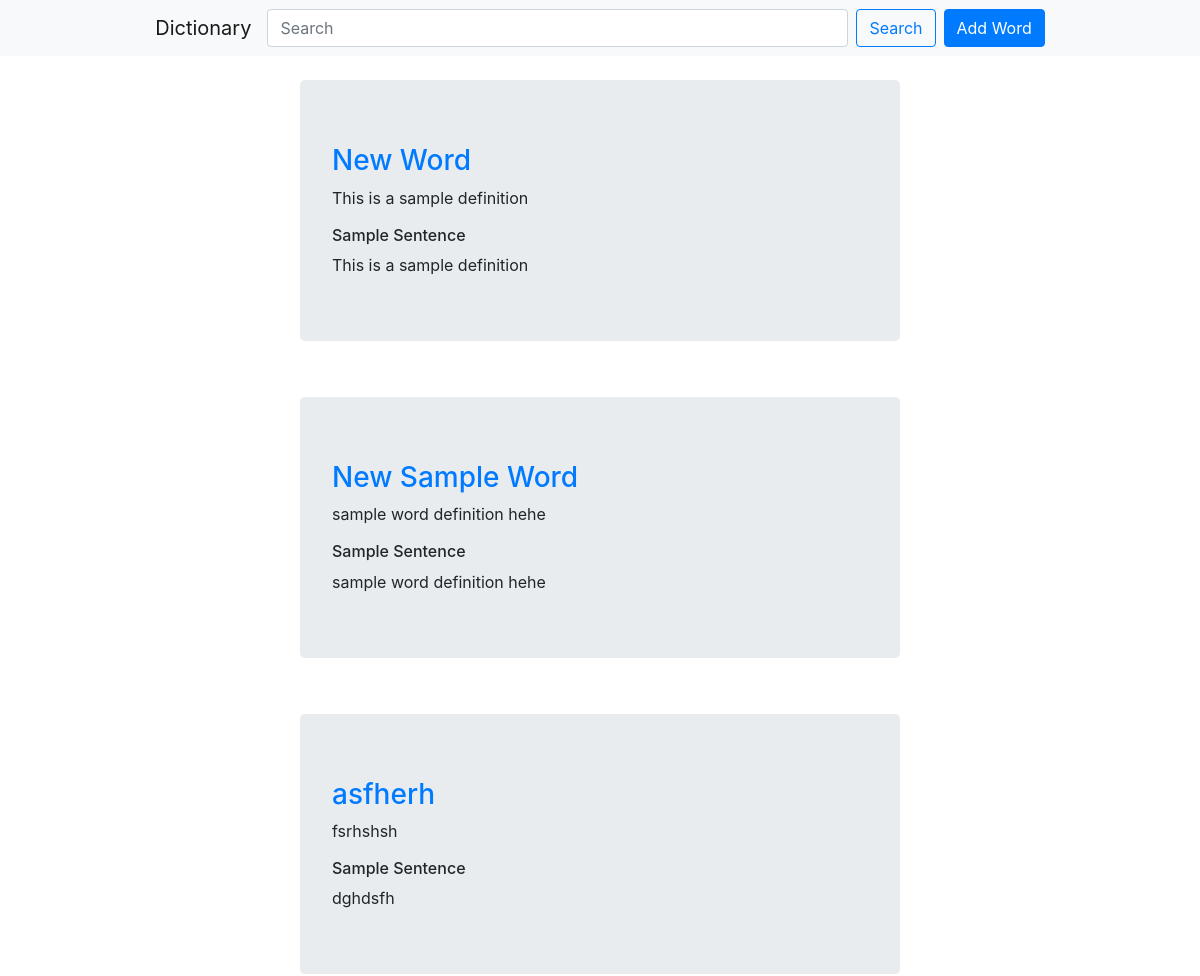
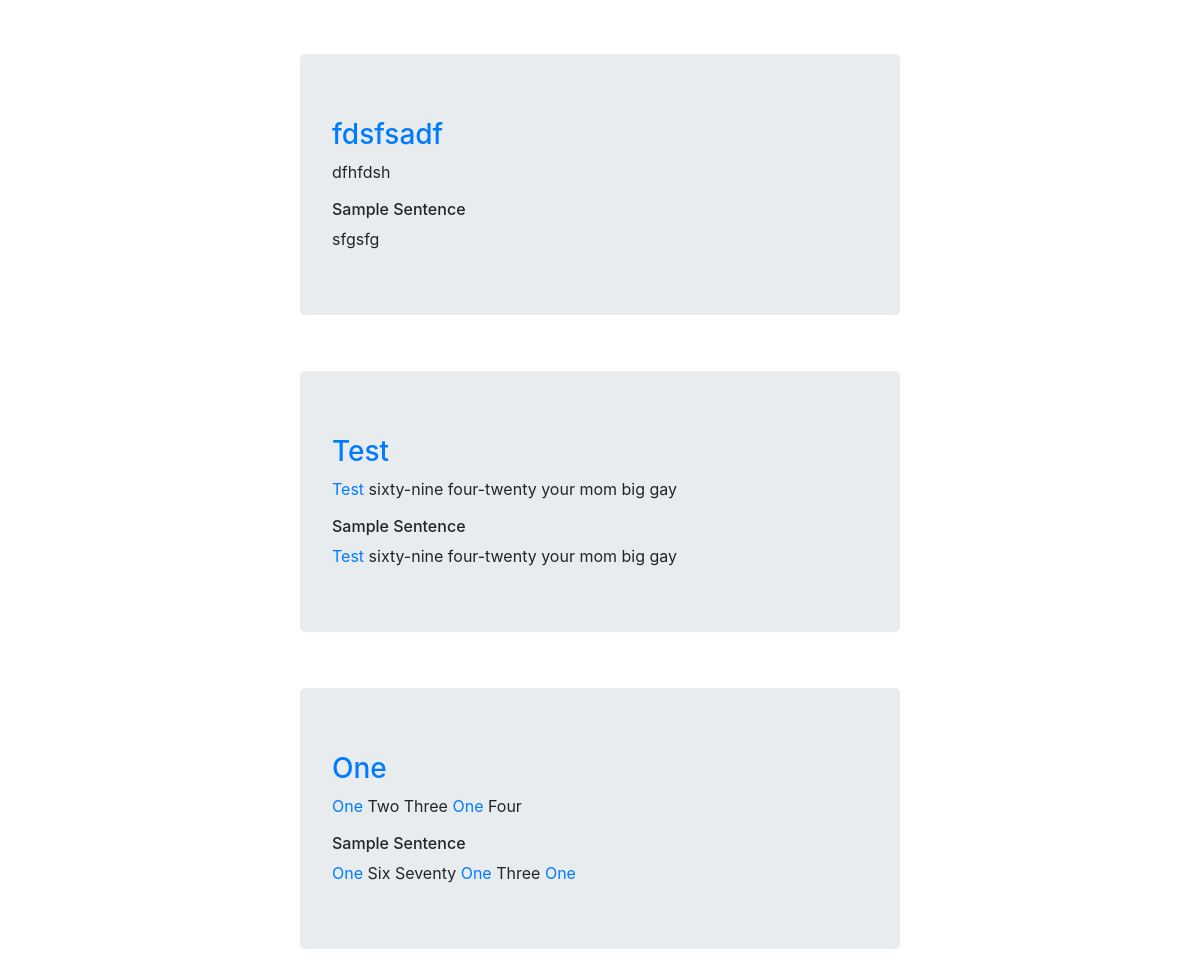
The page / on the database its author committed (2 pictures, top to bottom).
### sitefordictionary/models.py (models this page shows, shortened)
class Words(models.Model):
    word = models.CharField(max_length=64)
    dictionaryDefinition = models.ManyToManyField(Definitions, blank=True, related_name="dictionaryDefinition")

### sitefordictionary/views.py (the view)
# urls.py: path("",views.index, name="index"),
def index(request):
    AllWordObjects = Words.objects.all();
    AllWords = list(Words.objects.values_list("word",flat=True))
    AllWordsID = list(Words.objects.values_list("id",flat=True))
    AllDefinitions = list(Definitions.objects.values_list("definition",flat=True))
    AllSentences = list(Sentences.objects.values_list("sentence",flat=True))
    for index,DefSent in enumerate(zip(AllDefinitions,AllSentences)):
        definition = DefSent[0]
        sentence = DefSent[1]
        for word in AllWords:
            url = reverse("viewWord", args=(AllWordsID[index],))
            pattern = re.compile(rf"({word})",re.IGNORECASE);
            sentence = (re.sub(pattern, (f"<a href={url}>{word}</a>"),sentence))
            definition = (re.sub(pattern, (f"<a href={url}>{word}</a>"),definition))
        AllDefinitions[index] = (definition)
        AllSentences[index] = (sentence)
    ModifiedWordObject = zip(AllWordsID,AllWords,AllDefinitions,AllSentences)
    context = {
        "Words": (ModifiedWordObject)
    }
    return render(request, "sitefordictionary/home.html",context)

### sitefordictionary/templates/sitefordictionary/home.html (shortened to what this page needs)
{% extends "sitefordictionary/base.html" %}
{% block body %}
  {% if Words %}
    {% for word in Words %}
    <br>
    <div class="container jumbotron w-50">
    <a href="{% url 'viewWord' word.0 %}"><h3>{{word.1}}</h3></a>
      <p>{{word.2 | safe}}</p>
      <h6>Sample Sentence</h6>
      {{word.3 | safe}}
      </div>
    {% endfor %}
  {% else %}
    <br>
    <div class="container jumbotron w-50">
    <h3>No words in database.</h3>
    </div>
  {% endif %}
{% endblock %}

### rows shown on the page
Words: word "Test", word "Test sixty-nine four-twenty your mom big gay"
Words: word "One", word "One Two Three One Four", word "One Six Seventy One Three One"

### other values the page prints
{{ word.1 }} "New Word" "New Sample Word" "asfherh" "fdsfsadf"
{{ word.2 | safe }} "This is a sample definition" "sample word definition hehe" "fsrhshsh" "dfhfdsh"
{{ word.3 | safe }} "This is a sample definition" "sample word definition hehe" "dghdsfh" "sfgsfg"
